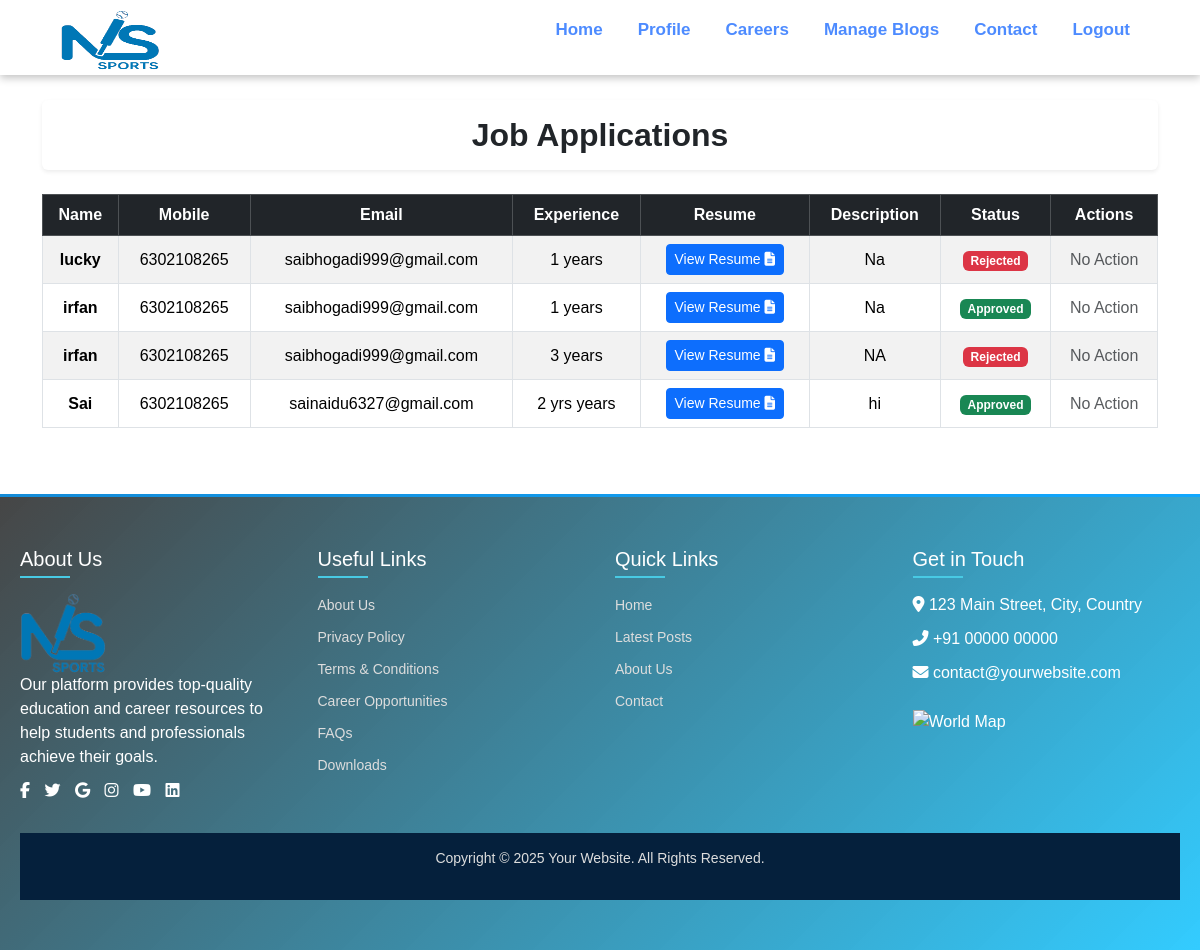
/dashboard/applications/ (signed in), run on the app's committed database.
### blog_app/models.py (models this page shows, shortened)
class JobApplication(models.Model):
    STATUS_CHOICES = [
        ('Pending', 'Pending'),
        ('Reviewed', 'Reviewed'),
        ('Accepted', 'Accepted'),
        ('Rejected', 'Rejected'),
    ]
    job = models.ForeignKey(Job, on_delete=models.CASCADE, related_name='applications')  # Link to Job
    name = models.CharField(max_length=255)
    mobile = models.CharField(max_length=20)
    email = models.EmailField()
    experience = models.CharField(max_length=100)
    resume = models.FileField(upload_to='resumes/')
    description = models.TextField(blank=True, null=True)
    status = models.CharField(max_length=20, choices=STATUS_CHOICES, default='Pending')
    applied_at = models.DateTimeField(auto_now_add=True)

### blog_app/views.py (the view)
# urls.py: path('dashboard/applications/', views.admin_job_applications, name='admin_job_applications'),
@login_required
@user_passes_test(is_admin)  # Restricts access to admin users only
def admin_job_applications(request):
    applications = JobApplication.objects.all().order_by('-applied_at')
    return render(request, 'blog_app/admin_applications.html', {'applications': applications})

### blog_app/views.py (called while the page is built)
def is_admin(user):
    return user.is_authenticated and user.is_staff  # Only admin users can access

### blog_app/templates/blog_app/admin_applications.html
{% extends 'blog_app/base.html' %}
{% block content %}
<link href="https://cdn.jsdelivr.net/npm/bootstrap@5.3.2/dist/css/bootstrap.min.css" rel="stylesheet">
<link rel="stylesheet" href="https://cdnjs.cloudflare.com/ajax/libs/font-awesome/6.4.2/css/all.min.css">
<div class="container mt-5" style="margin-bottom: 50px;">
    <h2 class="text-center fw-bold shadow-sm p-3 mb-4 bg-white rounded" style="margin-top: 100px !important;">
        Job Applications
    </h2>
    <div class="table-responsive">
        <table class="table table-striped table-hover table-bordered text-center align-middle">
            <thead class="table-dark">
                <tr>
                    <th>Name</th>
                    <th>Mobile</th>
                    <th>Email</th>
                    <th>Experience</th>
                    <th>Resume</th>
                    <th>Description</th>
                    <th>Status</th>
                    <th>Actions</th>
                </tr>
            </thead>
            <tbody>
                {% for application in applications %}
                <tr>
                    <td class="fw-semibold">{{ application.name }}</td>
                    <td>{{ application.mobile }}</td>
                    <td>{{ application.email }}</td>
                    <td>{{ application.experience }} years</td>
                    <td>
                        <a href="{{ application.resume.url }}" class="btn btn-primary btn-sm" target="_blank">
                            View Resume <i class="fas fa-file-alt"></i>
                        </a>
                    </td>
                    <td>{{ application.description }}</td>
                    <td>
                        {% if application.status == 'Pending' %}
                            <span class="badge bg-warning text-dark">Pending</span>
                        {% elif application.status == 'Approved' %}
                            <span class="badge bg-success">Approved</span>
                        {% else %}
                            <span class="badge bg-danger">Rejected</span>
                        {% endif %}
                    </td>
                    <td>
                        {% if application.status == 'Pending' %}
                            <a href="{% url 'blog_app:update_application_status' application.id 'Approved' %}" class="btn btn-success btn-sm me-2">
                                <i class="fas fa-check-circle"></i> Approve
                            </a>
                            <a href="{% url 'blog_app:update_application_status' application.id 'Rejected' %}" class="btn btn-danger btn-sm">
                                <i class="fas fa-times-circle"></i> Reject
                            </a>
                        {% else %}
                            <span class="text-muted">No Action</span>
                        {% endif %}
                    </td>
                </tr>
                {% empty %}
                <tr>
                    <td colspan="8" class="text-center text-muted">No job applications available.</td>
                </tr>
                {% endfor %}
            </tbody>
        </table>
    </div>
</div>
{% endblock %}

### blog_app/templates/blog_app/base.html (shortened to what this page needs)
{% load static %}
<!DOCTYPE html>
<html lang="en">
<head>
    <link rel="stylesheet" href="{% static 'css/index.css' %}">
</head>
<body>
    <nav class="custom-navbar">
        <div class="custom-navbar-container">
            <a href="#" class="custom-logo">
                <img src="{% static 'images/logo.png' %}" alt="Enroll Now">
            </a>
            <ul class="custom-nav-links">
                <li><a href="{% url 'blog_app:index' %}">Home</a></li>
                {% if user.is_authenticated %}
                    <li><a href="{% url 'blog_app:profile' username=user.username %}">Profile</a></li>
                    <li><a href="{% url 'blog_app:job_list' %}">Careers</a></li>
                    <li><a href="{% url 'blog_app:blog_management' %}">Manage Blogs</a></li>
                    <li><a href="{% url 'blog_app:contact' %}">Contact</a></li>
                    <li><a href="{% url 'blog_app:logout' %}">Logout</a></li>
                {% else %}
                    <li><a href="{% url 'blog_app:login' %}">Login</a></li>
                    <li><a href="{% url 'blog_app:register' %}">Register</a></li>
                {% endif %}
            </ul>
        </div>
    </nav>
    {% block content %}
    {% endblock %}
    <footer class="custom-footer">
        <div class="footer-wrapper">
            <div class="footer-row">
                <div class="footer-col">
                    <h3>About Us</h3>
                    <img src="{% static 'images/logo.png' %}" alt="Logo" class="footer-logo" height="80px">
                    <p>
                        Our platform provides top-quality education and career resources to help students and professionals achieve their goals.
                    </p>
                    <div class="social-icons">
                        <a href="#"><i class="fab fa-facebook-f"></i></a>
                        <a href="#"><i class="fab fa-twitter"></i></a>
                        <a href="#"><i class="fab fa-google"></i></a>
                        <a href="#"><i class="fab fa-instagram"></i></a>
                        <a href="#"><i class="fab fa-youtube"></i></a>
                        <a href="#"><i class="fab fa-linkedin"></i></a>
                    </div>
                </div>
                <div class="footer-col">
                    <h3>Useful Links</h3>
                    <ul>
                        <li><a href="#">About Us</a></li>
                        <li><a href="#">Privacy Policy</a></li>
                        <li><a href="#">Terms & Conditions</a></li>
                        <li><a href="#">Career Opportunities</a></li>
                        <li><a href="#">FAQs</a></li>
                        <li><a href="#">Downloads</a></li>
                    </ul>
                </div>
                <div class="footer-col">
                    <h3>Quick Links</h3>
                    <ul>
                        <li><a href="{% url 'blog_app:index' %}">Home</a></li>
                        <li><a href="#">Latest Posts</a></li>
                        <li ><a href="#">About Us</a></li>
                        <li><a href="#">Contact</a></li>
                    </ul>
                </div>
                <div class="footer-col">
                    <h3>Get in Touch</h3>
                    <p><i class="fas fa-map-marker-alt"></i> 123 Main Street, City, Country</p>
                    <p><i class="fas fa-phone-alt"></i> +91 00000 00000</p>
                    <p><i class="fas fa-envelope"></i> contact@yourwebsite.com</p>
                    <img src="world-map.png" alt="World Map" class="footer-map">
                </div>
            </div>
        </div>
        <div class="footer-bottom">
            <p>Copyright © 2025 Your Website. All Rights Reserved.</p>
        </div>
    </footer>
    <link rel="stylesheet" href="https://cdnjs.cloudflare.com/ajax/libs/font-awesome/6.4.2/css/all.min.css">
</body>
</html>

### blog_app/static/css/index.css (style rules this page uses)
* { margin: 0; padding: 0; box-sizing: border-box; font-family:'Gill Sans', 'Gill Sans MT', Calibri, 'Trebuchet MS', sans-serif; }
.custom-navbar { background-color: white; display: flex; box-shadow: rgba(0, 0, 0, 0.24) 0px 3px 8px; justify-content: center; align-items: center; position: fixed; width: 100%; top: 0; z-index: 1000; }
.custom-navbar-container { width: 90%; display: flex; justify-content: space-between; align-items: center; }
.custom-logo img { width: 100px; height: 60px; margin-top: 10px; margin-bottom: 5px; }
.custom-nav-links { list-style: none; display: flex; gap: 15px; }
.custom-nav-links li { position: relative; }
.custom-nav-links a { text-decoration: none; color: #4d8bff; font-size: 17px; padding: 5px 10px; font-weight: bold; }
.container { position: relative; z-index: 2; max-width: 800px; margin: 0 auto; }
.custom-footer { background: linear-gradient(135deg, rgba(50, 50, 50, 0.9), rgba(0, 191, 255, 0.8)); backdrop-filter: blur(15px); border-top: 3px solid rgba(0, 153, 255, 0.7); color: white; padding: 50px 20px; font-family: Arial, sans-serif; }
.footer-wrapper { max-width: 1200px; margin: 0 auto; }
.footer-row { display: flex; flex-wrap: wrap; justify-content: space-between; gap: 30px; }
.footer-col { flex: 1; min-width: 250px; }
.footer-col h3 { font-size: 20px; margin-bottom: 15px; position: relative; }
.footer-col h3::after { content: ""; display: block; width: 50px; height: 2px; background: #48cae4; margin-top: 5px; }
.footer-col p { font-size: 16px; color: white; margin-bottom: 10px; }
.footer-col ul { list-style: none; padding: 0; }
.footer-col ul li { margin-bottom: 8px; }
.footer-col ul li a { color: #ddd; text-decoration: none; font-size: 14px; transition: 0.3s; }
.social-icons { margin-top: 10px; }
.social-icons a { color: white; font-size: 16px; margin-right: 10px; display: inline-block; transition: 0.3s; }
.footer-bottom { text-align: center; padding: 15px; background: #05203c; margin-top: 30px; }
.footer-bottom p { font-size: 14px; color: #ddd; }
.footer-map { width: 100%; max-width: 200px; margin-top: 15px; }

### data on the page
JobApplication: name "lucky", mobile "6302108265", email "saibhogadi999@gmail.com", experience "1", description "Na", status "Rejected"
JobApplication: name "irfan", mobile "6302108265", email "saibhogadi999@gmail.com", experience "1", description "Na", status "Approved"
JobApplication: name "irfan", mobile "6302108265", email "saibhogadi999@gmail.com", experience "3", description "NA", status "Rejected"
JobApplication: name "Sai", mobile "6302108265", email "sainaidu6327@gmail.com", experience "2 yrs", description "hi", status "Approved"
